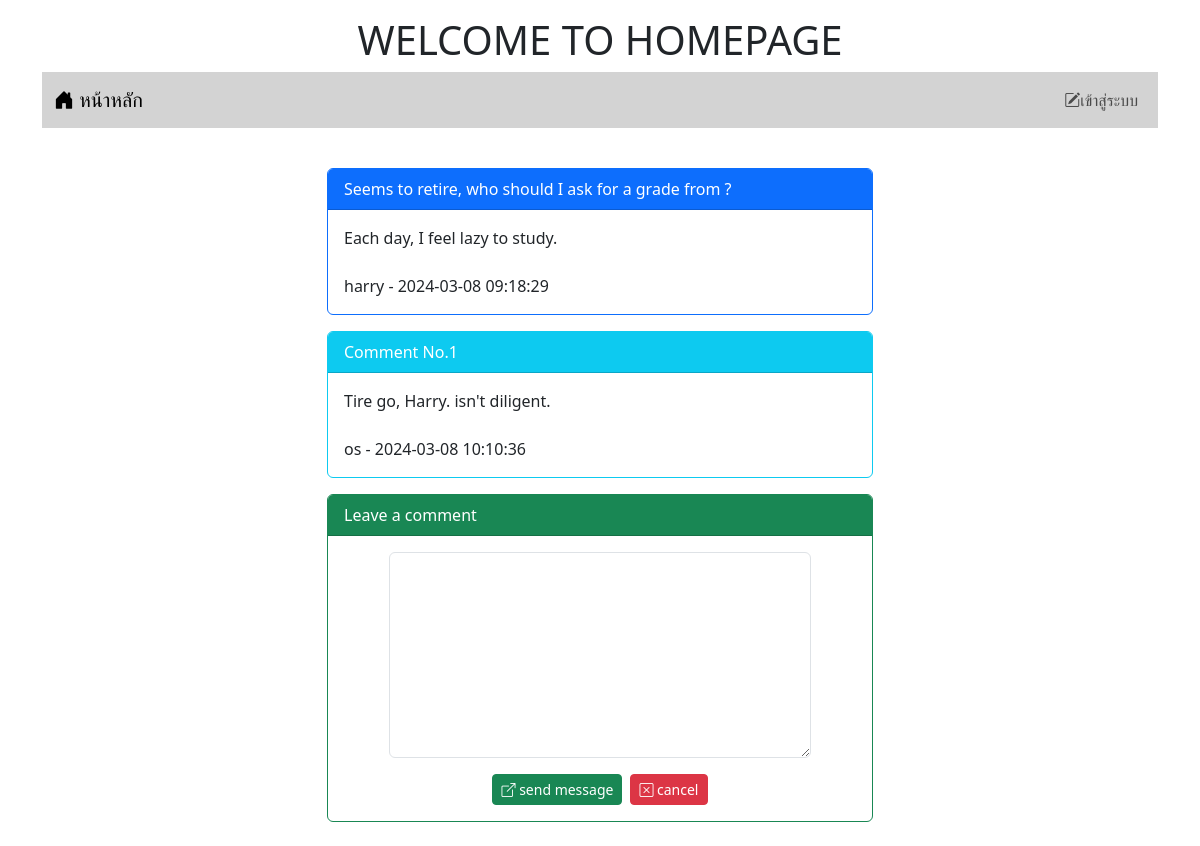
Page /post.php?id=3 on the earlier database version.
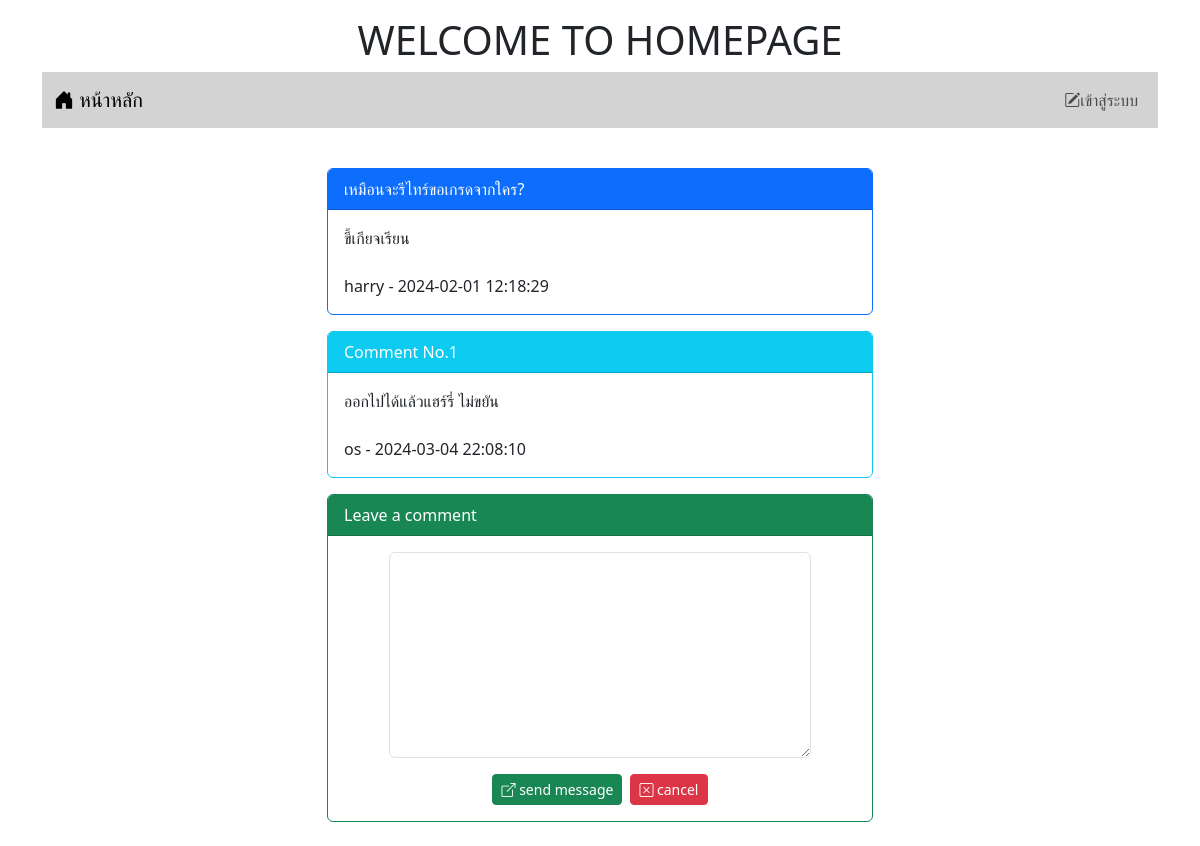
Same page on the later database version.
### tables this page shows
CREATE TABLE `post` (
  `id` int(11) NOT NULL,
  `title` varchar(128) NOT NULL,
  `content` varchar(2048) NOT NULL,
  `post_date` datetime NOT NULL,
  `cat_id` int(11) NOT NULL,
  `user_id` int(11) NOT NULL
);

CREATE TABLE `user` (
  `id` int(11) NOT NULL,
  `login` varchar(32) NOT NULL,
  `password` varchar(64) NOT NULL,
  `name` varchar(64) NOT NULL,
  `gender` char(1) NOT NULL,
  `email` varchar(32) NOT NULL,
  `role` char(1) NOT NULL
);

CREATE TABLE `comment` (
  `id` int(11) NOT NULL,
  `content` varchar(20148) NOT NULL,
  `post_date` datetime NOT NULL,
  `user_id` int(11) NOT NULL,
  `post_id` int(11) NOT NULL
);

### post.php (the view, shortened to what this page needs)
<!DOCTYPE html>
<html lang="en">
<head>
    <link href="https://cdn.jsdelivr.net/npm/bootstrap@5.3.2/dist/css/bootstrap.min.css" rel="stylesheet">
    <link rel="stylesheet" href="https://cdn.jsdelivr.net/npm/bootstrap-icons@1.11.3/font/bootstrap-icons.min.css">
</head>
<body>
    <div class="container-lg">
        <h1 style="text-align: center;" class="mt-3">WELCOME TO HOMEPAGE</h1>
        <?php include "nav.php" ?>
        <div class="row mt-4">
            <div class="col-lg-3 col-md-2 col-sm-1"></div>
            <div class="col-lg-6 col-md-8 col-sm-10">
                <?php
                    $conn = new PDO("mysql:host=localhost;dbname=webboard;charset=utf8","root","");
                    $sql1 = "SELECT post.title, post.content, post.post_date, user.login
                        FROM post INNER JOIN user ON (post.user_id = user.id)
                        WHERE post.id = $_GET[id]";
                    $sql2 = "SELECT comment.id, comment.content, comment.post_date, user.login
                        FROM comment
                        INNER JOIN user ON (comment.user_id = user.id)
                        INNER JOIN post ON (comment.post_id = post.id)
                        WHERE post.id = $_GET[id]";
                    $result1 = $conn->query($sql1);
                    $result2 = $conn->query($sql2);
                    $commentNumber = 1;
                    while ($row = $result1->fetch()) {
                        echo "<div class='card border-primary mt-3'>";
                            echo "<div class='card-header bg-primary text-white'> $row[0] </div>";
                            echo "<div class='card-body'> $row[1] <br><br> $row[3] - $row[2] </div>";
                        echo "</div>";
                    }
                    while ($row = $result2->fetch()) {
                        echo "<div class='card border-info mt-3'>";
                            echo "<div class='card-header bg-info text-white'> Comment No.$commentNumber </div>";
                            echo "<div class='card-body'> $row[1] <br><br> $row[3] - $row[2] </div>";
                        echo "</div>";
                        $commentNumber++;
                    }
                ?>
                <div class="card border-success mt-3">
                    <div class="card-header bg-success text-white"> Leave a comment </div>
                    <div class="card-body">
                        <form action="post_save.php" method="post">
                            <div class="row mb-3 justify-content-center">
                                <div class="col-lg-10">
                                    <textarea name="comment" rows="8" class="form-control" required></textarea>
                                </div>
                            </div>
                            <div class="row">
                                <div class="col-lg-12 d-flex justify-content-center">
                                    <button type="submit" class="btn btn-success btn-sm text-white me-1">
                                        <i class="bi bi-box-arrow-up-right"></i> send message
                                    </button>
                                    <button type="reset" class="btn btn-danger btn-sm ms-1">
                                        <i class="bi bi-x-square"></i> cancel
                                    </button>
                                </div>
                            </div>
                        </form>
                    </div>
                </div>
                <br>
            </div>
            <div class="col-lg-3 col-md-2 col-sm-1"></div>
        </div>
    </div>
</body>
</html>

### nav.php (shortened to what this page needs)
<nav class="navbar navbar-expand-sm" style="background-color: #d3d3d3;">
    <div class="container-fluid">
        <a class="navbar-brand" href="index.php">
            <i class="bi bi-house-door-fill"></i> หน้าหลัก
        </a>
        <ul class="navbar-nav">
            <?php
                if (!isset($_SESSION['id'])) {
                    echo "<li class='nav-item'>
                            <a class='nav-link' aria-current='page' href='login.php'><i class='bi bi-pencil-square'></i>เข้าสู่ระบบ</a>
                        </li>";
                }
            ?>
        </ul>
    </div>
</nav>

Differences in the rows shown:
changed post "harry": title "Seems to retire, who should I ask for a grade from ?" → "เหมือนจะรีไทร์ขอเกรดจากใคร?"; content "Each day, I feel lazy to study." → "ขี้เกียจเรียน"; post_date "2024-03-08 09:18:29" → "2024-02-01 12:18:29"
changed comment "os": content "Tire go, Harry. isn't diligent." → "ออกไปได้แล้วแฮร์รี่ ไม่ขยัน"; post_date "2024-03-08 10:10:36" → "2024-03-04 22:08:10"
